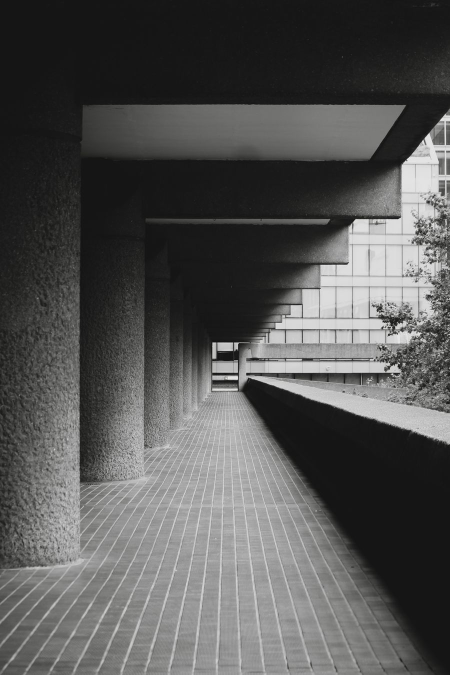
#> input picture almoner-site/img/art-1.jpg, 900 x 1350 px (shown at 1/2 size)
$ python post2.py ../img/art-1.jpg ../img/art-2.jpg
#> lines starting #> are read from the running program, lines starting #| are printed output that depends on the picture
import sys
from PIL import Image, ImageFilter, ImageChops, ImageEnhance
src, dst = sys.argv[1], sys.argv[2]
im = Image.open(src).convert('RGB'); W, H = im.size; k = W / 1600
#> further down, im is the input picture: PIL image 900x1350 RGB; mean R, G, B 85.2, 85.2, 84.4
#> after `W, H = im.size`: W = 900; H = 1350
#> after `k = W / 1600`: k = 0.562
base = Image.blend(im, im.filter(ImageFilter.GaussianBlur(3 * k)), 0.35)
# bloom from the bright rims
bright = im.point(lambda v: max(0, v - 120) * 2)
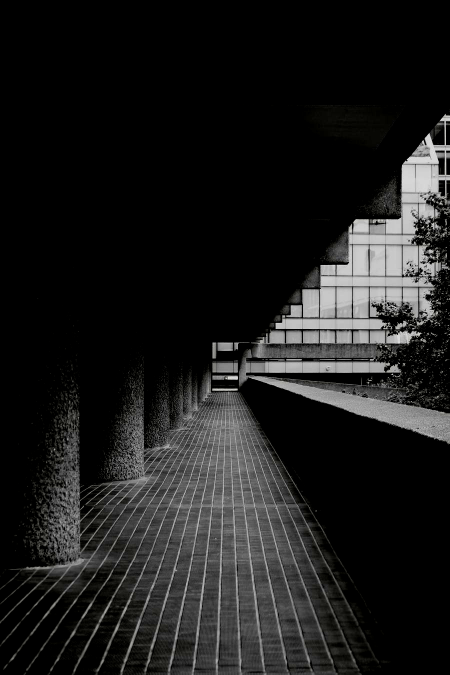
#> bright: PIL image 900x1350 RGB (shown at 1/2 size); mean R, G, B 28.8, 28.8, 28.4
glow = bright.filter(ImageFilter.GaussianBlur(22 * k))
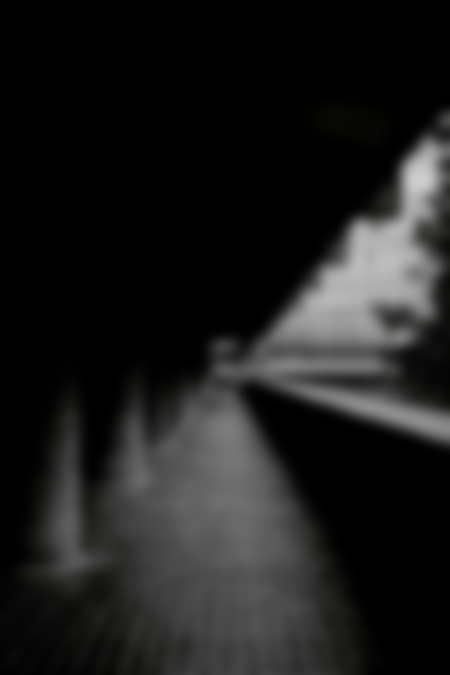
#> glow: PIL image 900x1350 RGB (shown at 1/2 size); mean R, G, B 28.8, 28.8, 28.4
base = ImageChops.screen(base, Image.blend(Image.new('RGB', im.size), glow, 0.55))
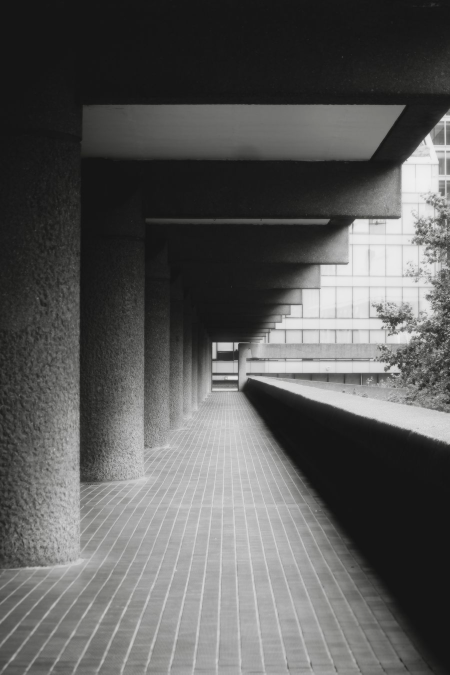
#> base: PIL image 900x1350 RGB (shown at 1/2 size); mean R, G, B 90.6, 90.6, 89.7
wide = im.filter(ImageFilter.GaussianBlur(60 * k))
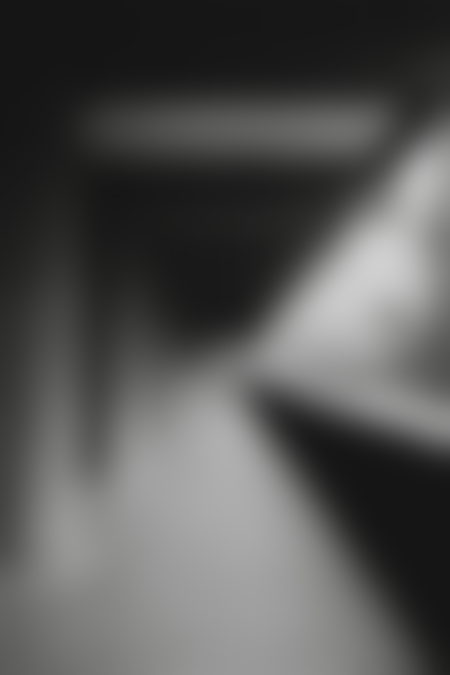
#> wide: PIL image 900x1350 RGB (shown at 1/2 size); mean R, G, B 85, 85, 84.3
base = ImageChops.screen(base, Image.blend(Image.new('RGB', im.size), wide, 0.12))
vig = Image.radial_gradient('L').resize((W, H)).filter(ImageFilter.GaussianBlur(120 * k)).point(lambda v: 255 - int(v * .28))
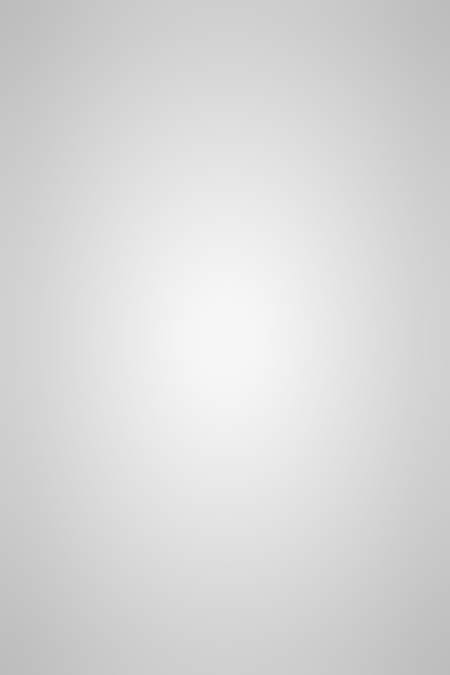
#> vig: PIL image 900x1350 L (shown at 1/2 size); min 189, max 247, mean 216.6
base = ImageChops.multiply(base, Image.merge('RGB', [vig] * 3))
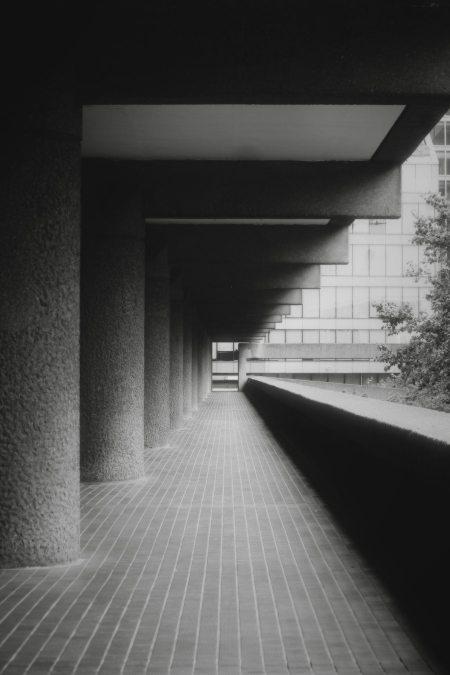
#> base: PIL image 900x1350 RGB (shown at 1/2 size); mean R, G, B 81.3, 81.3, 80.6
base = Image.blend(base, ImageChops.overlay(base, Image.effect_noise((W, H), 16).convert('RGB')), 0.08)
base = ImageEnhance.Color(base).enhance(1.1)
base.save(dst, quality=88); print('saved', dst, base.size)
#| saved ../img/art-2.jpg (900, 1350)

$ run again, on almoner-site/img/art-3.jpg
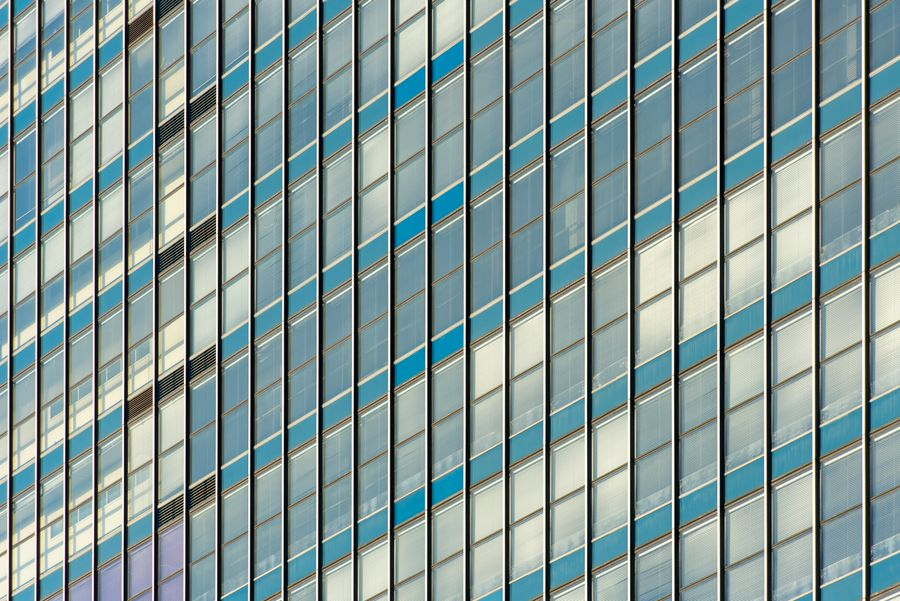
#> input picture almoner-site/img/art-3.jpg, 900 x 601 px
#> im is the input picture: PIL image 900x601 RGB; mean R, G, B 129.4, 150.7, 149.9
#> `wide = im.filter(ImageFilter.GaussianBlur(60 * k))`:
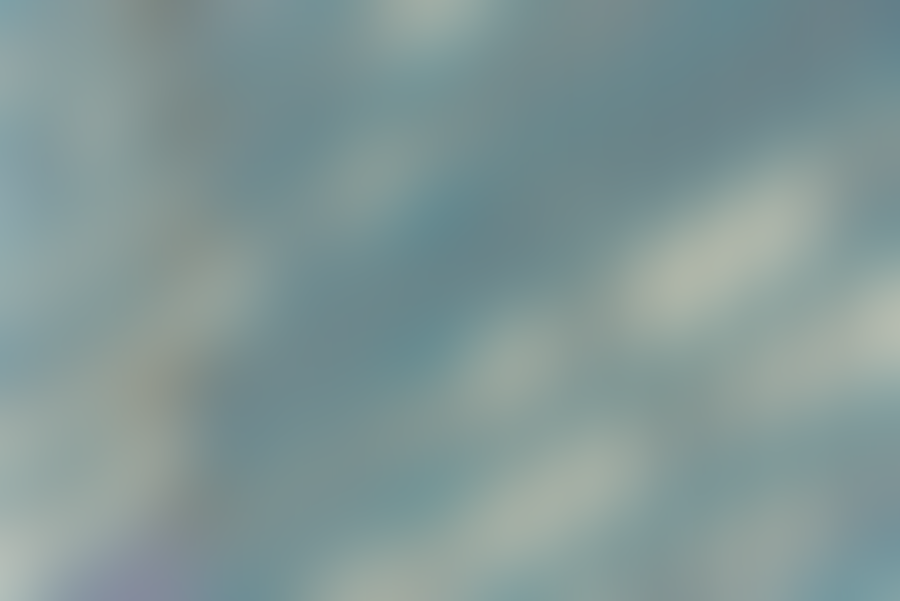
#> wide: PIL image 900x601 RGB; mean R, G, B 129.7, 151.1, 150.4
#> `base = ImageChops.multiply(base, Image.merge('RGB', [vig] * 3))`:
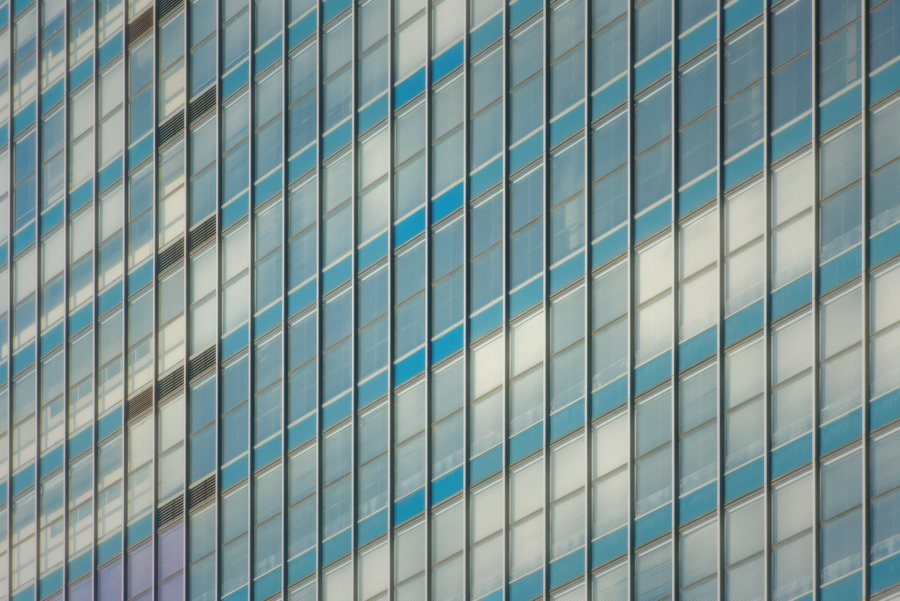
#> base: PIL image 900x601 RGB; mean R, G, B 126.8, 147.8, 147.8
#| saved ../img/art-3.jpg (900, 601)

$ run again, on almoner-site/img/art-4.jpg
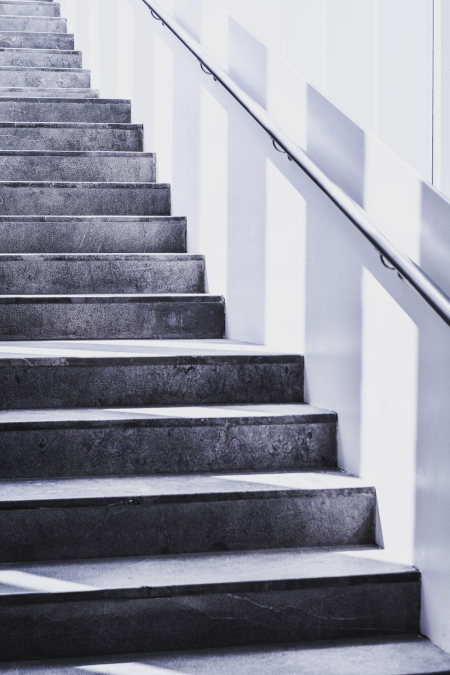
#> input picture almoner-site/img/art-4.jpg, 900 x 1350 px (shown at 1/2 size)
#> im is the input picture: PIL image 900x1350 RGB; mean R, G, B 146.4, 147.1, 158.6
#> `glow = bright.filter(ImageFilter.GaussianBlur(22 * k))`:
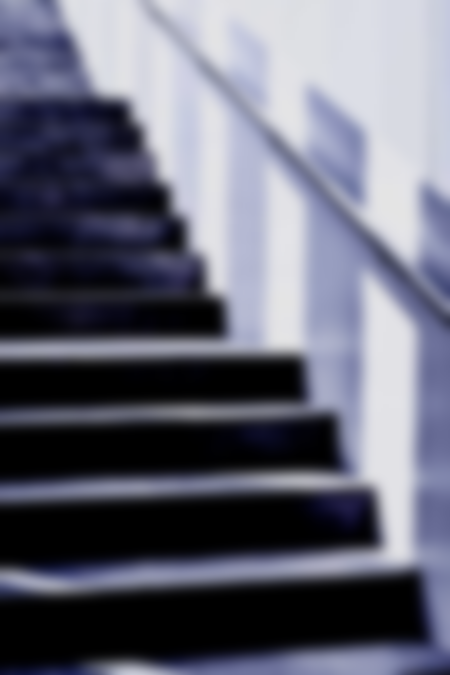
#> glow: PIL image 900x1350 RGB (shown at 1/2 size); mean R, G, B 100.8, 102.3, 117
#> `base = ImageChops.multiply(base, Image.merge('RGB', [vig] * 3))`:
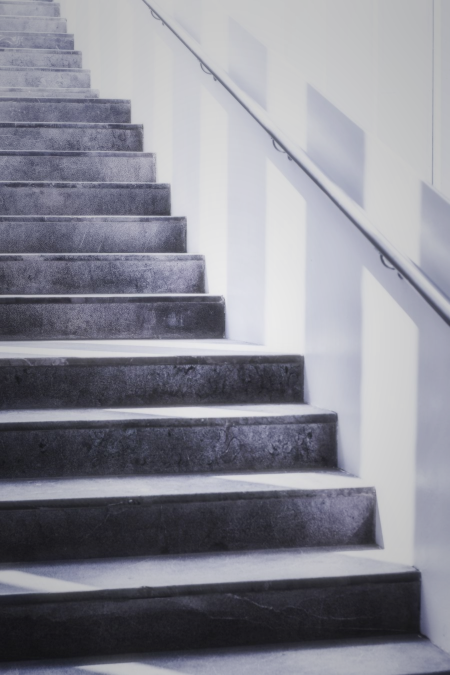
#> base: PIL image 900x1350 RGB (shown at 1/2 size); mean R, G, B 137.4, 137.9, 147.6
#| saved ../img/art-4.jpg (900, 1350)

$ run again, on almoner-site/img/art-5.jpg
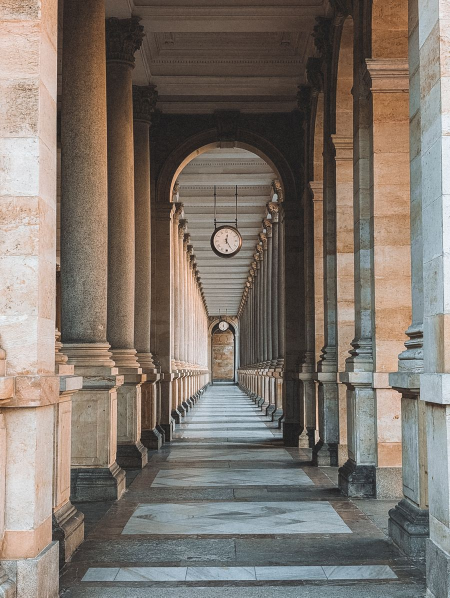
#> input picture almoner-site/img/art-5.jpg, 900 x 1195 px (shown at 1/2 size)
#> im is the input picture: PIL image 900x1195 RGB; mean R, G, B 126.5, 117.3, 108.8
#> `wide = im.filter(ImageFilter.GaussianBlur(60 * k))`:
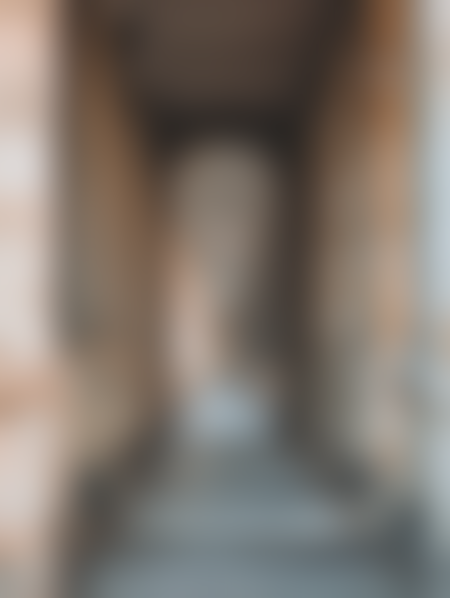
#> wide: PIL image 900x1195 RGB (shown at 1/2 size); mean R, G, B 126.9, 117.6, 109.1
#> `base = ImageChops.multiply(base, Image.merge('RGB', [vig] * 3))`:
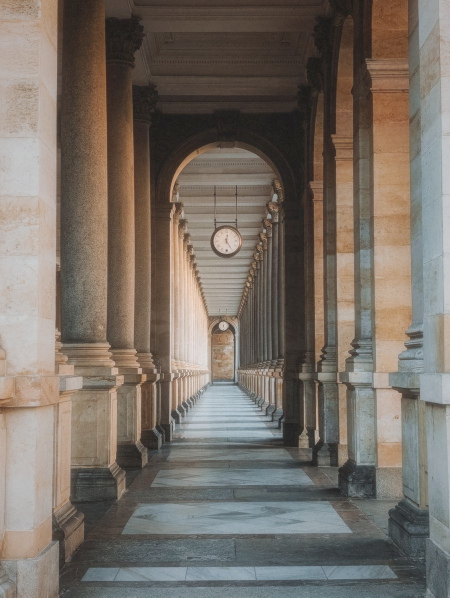
#> base: PIL image 900x1195 RGB (shown at 1/2 size); mean R, G, B 119.4, 110.8, 102.4
#| saved ../img/art-5.jpg (900, 1195)
